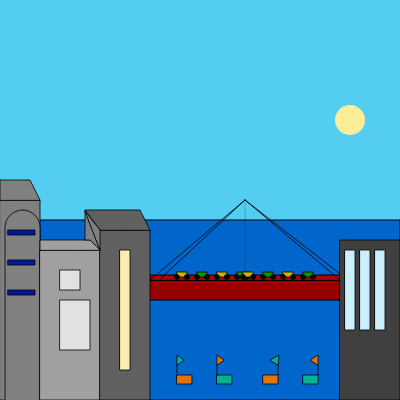
Frame 1 (no input)
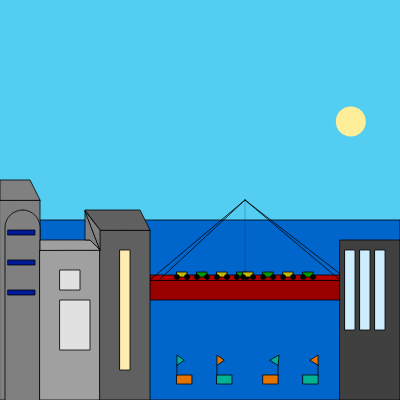
Frame 60 (no input)
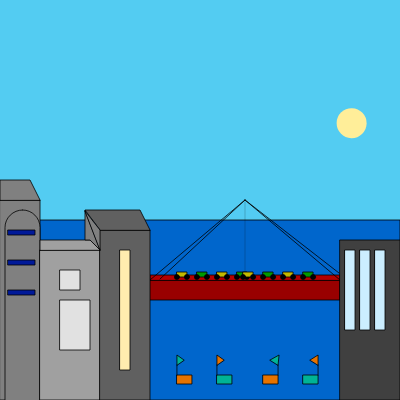
Frame 120 (the mouse pressed at the canvas centre since frame 60)

The p5.js sketch that drew these frames (run headless with seeded random() and noise() and a simulated clock; from frame 60 on, the mouse is pressed at the canvas centre):

// p5.js sketch
// ── sketch.js
var miDia;
var miMes;
var miDiamodificado;
var miMesmodificado;
var col = 205;
var miAngulo = 0;

// como siento el trancon
//el tiempo representa como siento el tiempo de los trancones de manera 
//psicologica, para esto hice 
//muchos carros en una ciudad que se mueven muy lentamente y se cruzan,
//ya que solo cambian de posicion una vez cada dia por dos meses
function setup() {
  createCanvas(400, 400);
  angleMode(DEGREES);
}

function draw() {
  //tiempo modificado
  miDia = day();
  miMes = month();
  miDiamodificado = map(miDia, 0, 31, 155, 325);
  miDiamodificado2 = map(miDia, 0, 31, 325, 155);

  //cambio background 
  background(83, col, 242);
  col = col - 0.005;

  //sol 
  push();
  translate(width / 2, height / 2);
  rotate(miAngulo);
  noStroke();
  fill(255, 238, 153);
  ellipse(150, -80, 30, 30);
  pop();
  miAngulo = miAngulo + 0.01;

  //ciudad (lo que no cambia) - dibujo
  //mar (no cambia)
  fill(0, 102, 204);
  quad(0, 220, 400, 220, 400, 400, 0, 400);
  fill(255);
  //puente (no cambia)
  fill(153, 0, 0);
  quad(150, 280, 340, 280, 340, 300, 150, 300);
  fill(179, 0, 0);
  quad(340, 280, 340, 275, 150, 275, 150, 280);
  strokeWeight(0.8);
  line(150, 280, 245, 200);
  line(245, 200, 340, 280);
  line(245, 200, 160, 279);
  line(245, 200, 339, 273);
  strokeWeight(0.2);
  line(245, 200, 245, 280);
  strokeWeight(0.8);

  //los carros y los barcos cambia de posicion cada dia por dos meses 
  // carros
  beginShape();
  fill(195, 185, 0);
  rect(miDiamodificado, 272, 10, 5);
  fill(0);
  ellipse(miDiamodificado, 277, 5, 5);
  ellipse(miDiamodificado + 10, 277, 5, 5);
  endShape();

  beginShape();
  fill(0, 153, 0);
  rect(miDiamodificado2, 272, 10, 5);
  fill(0);
  ellipse(miDiamodificado2, 277, 5, 5);
  ellipse(miDiamodificado2 + 10, 277, 5, 5);
  endShape();

  beginShape();
  fill(0, 153, 0);
  rect(miDiamodificado + 20, 272, 10, 5);
  fill(0);
  ellipse(miDiamodificado + 20, 277, 5, 5);
  ellipse(miDiamodificado + 30, 277, 5, 5);
  endShape();

  beginShape();
  fill(195, 185, 0);
  rect(miDiamodificado2 - 20, 272, 10, 5);
  fill(0);
  ellipse(miDiamodificado2 - 20, 277, 5, 5);
  ellipse(miDiamodificado2 - 10, 277, 5, 5);
  endShape();

  beginShape();
  fill(195, 185, 0);
  rect(miDiamodificado + 40, 272, 10, 5);
  fill(0);
  ellipse(miDiamodificado + 40, 277, 5, 5);
  ellipse(miDiamodificado + 50, 277, 5, 5);
  endShape();

  beginShape();
  fill(0, 153, 0);
  rect(miDiamodificado2 - 40, 272, 10, 5);
  fill(0);
  ellipse(miDiamodificado2 - 40, 277, 5, 5);
  ellipse(miDiamodificado2 - 30, 277, 5, 5);
  endShape();

  beginShape();
  fill(0, 153, 0);
  rect(miDiamodificado + 60, 272, 10, 5);
  fill(0);
  ellipse(miDiamodificado + 60, 277, 5, 5);
  ellipse(miDiamodificado + 70, 277, 5, 5);
  endShape();

  beginShape();
  fill(195, 185, 0);
  rect(miDiamodificado2 - 60, 272, 10, 5);
  fill(0);
  ellipse(miDiamodificado2 - 60, 277, 5, 5);
  ellipse(miDiamodificado2 - 50, 277, 5, 5);
  endShape();

  //barcos
  beginShape();
  fill(230, 115, 0);
  rect(miDiamodificado, 375, 15, 9);
  stroke(0);
  line(miDiamodificado, 375, miDiamodificado, 365);
  fill(0, 179, 149);
  triangle(miDiamodificado, 365, miDiamodificado, 355, miDiamodificado + 7, 360);
  endShape();

  beginShape();
  fill(0, 179, 149);
  rect(miDiamodificado2, 375, 15, 9);
  stroke(0);
  line(miDiamodificado2 + 15, 375, miDiamodificado2 + 15, 365);
  fill(230, 115, 0);
  triangle(miDiamodificado2 + 15, 365, miDiamodificado2 + 15, 355, miDiamodificado2 + 7, 360);
  endShape();

  beginShape();
  fill(0, 179, 149);
  rect(miDiamodificado + 40, 375, 15, 9);
  stroke(0);
  line(miDiamodificado + 40, 375, miDiamodificado + 40, 365);
  fill(230, 115, 0);
  triangle(miDiamodificado + 40, 365, miDiamodificado + 40, 355, miDiamodificado + 47, 360);
  endShape();

  beginShape();
  fill(230, 115, 0);
  rect(miDiamodificado2 - 40, 375, 15, 9);
  stroke(0);
  line(miDiamodificado2 - 25, 375, miDiamodificado2 - 25, 365);
  fill(0, 179, 149);
  triangle(miDiamodificado2 - 25, 365, miDiamodificado2 - 24, 355, miDiamodificado2 - 33, 360);
  endShape();

  //dibujo ciudad (los edificios no cambian)
  //primer edificio
  strokeWeight(0.8);
  fill(128, 128, 128);
  quad(0, 200, 40, 200, 40, 400, 0, 400);
  quad(40, 200, 30, 180, 0, 180, 0, 200);
  rect(5, 210, 35, 210, 35, 215, 5, 215);
  fill(0, 25, 153);
  quad(8, 230, 35, 230, 35, 235, 8, 235);
  quad(8, 260, 35, 260, 35, 265, 8, 265);
  quad(8, 290, 35, 290, 35, 295, 8, 295);
  //segundo edificio
  fill(160, 160, 160);
  quad(40, 250, 100, 250, 100, 400, 40, 400);
  quad(100, 250, 90, 240, 40, 240, 40, 250);
  fill(225);
  rect(60, 300, 30, 50);
  rect(60, 270, 20, 20);
  //tercer edificio
  fill(96, 96, 96);
  quad(100, 230, 150, 230, 150, 400, 100, 400);
  quad(150, 230, 140, 210, 85, 210, 100, 230);
  fill(128, 128, 128);
  quad(85, 211, 85, 240, 90, 240, 100, 250);
  triangle(100, 250, 100, 230, 85, 211);
  fill(255, 236, 175);
  rect(120, 250, 10, 120);
  //cuarto edificio
  fill(64, 64, 64);
  quad(340, 240, 400, 240, 400, 400, 340, 400);
  fill(204, 238, 255);
  rect(345, 250, 10, 80);
  rect(360, 250, 10, 80);
  rect(375, 250, 10, 80);

  // cambio de posicion por dias por dos meses
  // mes 9 = septiembre
  //mes 10 = octubre 
  //lunes=1
  //martes=2
  //miercoles=3
  //jueves=4
  //viernes=5
  //sabado=6
  //domingo=7

  //septiembre
  if (miMes == 9) {
    if (miDia == 3, miDia == 10, miDia == 17, miDia == 24) {
      miDiamodificado = 1;
    }
  }
  if (miMes == 9) {
    if (miDia == 4, miDia == 11, miDia == 18, miDia == 25) {
      miDiamodificado = 2;
    }
  }
  if (miMes == 9) {
    if (miDia == 5, miDia == 12, miDia == 19, miDia == 26) {
      miDiamodificado = 3;
    }
  }
  if (miMes == 9) {
    if (miDia == 6, miDia == 13, miDia == 20, miDia == 27) {
      miDiamodificado = 4;
    }
  }
  if (miMes == 9) {
    if (miDia == 7, miDia == 14, miDia == 21, miDia == 28) {
      miDiamodificado = 5;
    }
  }
  if (miMes == 9) {
    if (miDia == 1, miDia == 8, miDia == 15, miDia == 22, miDia == 29) {
      miDiamodificado = 6;
    }
  }
  if (miMes == 9) {
    if (miDia == 2, miDia == 9, miDia == 16, miDia == 23, miDia == 30) {
      miDiamodificado = 7;
    }
  }

  //octubre
  if (miMes == 10) {
    if (miDia == 1, miDia == 8, miDia == 15, miDia == 22, miDia == 29) {
      miDiamodificado = 1;
    }
  }
  if (miMes == 10) {
    if (miDia == 2, miDia == 9, miDia == 16, miDia == 23, miDia == 30) {
      miDiamodificado = 2;
    }
  }
  if (miMes == 10) {
    if (miDia == 3, miDia == 10, miDia == 17, miDia == 24, miDia == 31) {
      miDiamodificado = 3;
    }
  }
  if (miMes == 10) {
    if (miDia == 4, miDia == 11, miDia == 18, miDia == 25) {
      miDiamodificado = 4;
    }
  }
  if (miMes == 10) {
    if (miDia == 5, miDia == 12, miDia == 19, miDia == 26) {
      miDiamodificado = 5;
    }
  }
  if (miMes == 10) {
    if (miDia == 6, miDia == 13, miDia == 20, miDia == 27) {
      miDiamodificado = 6;
    }
  }
  if (miMes == 10) {
    if (miDia == 7, miDia == 14, miDia == 21, miDia == 28) {
      miDiamodificado = 7;
    }
  }

  //septiembre 2
  if (miMes == 9) {
    if (miDia == 3, miDia == 10, miDia == 17, miDia == 24) {
      miDiamodificado2 = 1;
    }
  }
  if (miMes == 9) {
    if (miDia == 4, miDia == 11, miDia == 18, miDia == 25) {
      miDiamodificado2 = 2;
    }
  }
  if (miMes == 9) {
    if (miDia == 5, miDia == 12, miDia == 19, miDia == 26) {
      miDiamodificado2 = 3;
    }
  }
  if (miMes == 9) {
    if (miDia == 6, miDia == 13, miDia == 20, miDia == 27) {
      miDiamodificado2 = 4;
    }
  }
  if (miMes == 9) {
    if (miDia == 7, miDia == 14, miDia == 21, miDia == 28) {
      miDiamodificado2 = 5;
    }
  }
  if (miMes == 9) {
    if (miDia == 1, miDia == 8, miDia == 15, miDia == 22, miDia == 29) {
      miDiamodificado2 = 6;
    }
  }
  if (miMes == 9) {
    if (miDia == 2, miDia == 9, miDia == 16, miDia == 23, miDia == 30) {
      miDiamodificado2 = 7;
    }
  }

  //octubre 2
  if (miMes == 10) {
    if (miDia == 1, miDia == 8, miDia == 15, miDia == 22, miDia == 29) {
      miDiamodificado2 = 1;
    }
  }
  if (miMes == 10) {
    if (miDia == 2, miDia == 9, miDia == 16, miDia == 23, miDia == 30) {
      miDiamodificado2 = 2;
    }
  }
  if (miMes == 10) {
    if (miDia == 3, miDia == 10, miDia == 17, miDia == 24, miDia == 31) {
      miDiamodificado2 = 3;
    }
  }
  if (miMes == 10) {
    if (miDia == 4, miDia == 11, miDia == 18, miDia == 25) {
      miDiamodificado2 = 4;
      vel = 10
    }
  }
  if (miMes == 10) {
    if (miDia == 5, miDia == 12, miDia == 19, miDia == 26) {
      miDiamodificado2 = 5;
    }
  }
  if (miMes == 10) {
    if (miDia == 6, miDia == 13, miDia == 20, miDia == 27) {
      miDiamodificado2 = 6;
    }
  }
  if (miMes == 10) {
    if (miDia == 7, miDia == 14, miDia == 21, miDia == 28) {
      miDiamodificado2 = 7;
    }
  }
}
